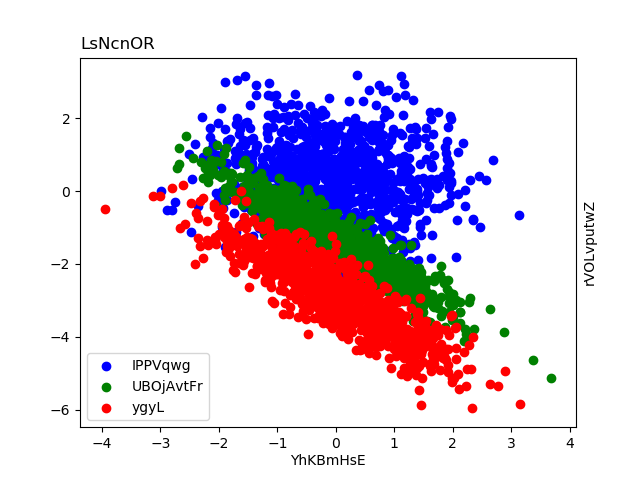
#> input picture images/example.png, 640 x 480 px
$ python -i seg_img.py   (imports and definitions only)
#> lines starting #> are read from the running program, lines starting #| are printed output that depends on the picture
#> in segmentImg, graph is the input picture: shape (480, 640, 3); mean B, G, R 224.6, 211, 222.9
### k_means_clustering.py
from PIL import Image
from sklearn.cluster import MiniBatchKMeans as miniKMeans
from sklearn.cluster import KMeans
import numpy as np
import warnings
from kneed import KneeLocator
import time


# [11 lines left out: function clusterCounts, not called in this run]


def elbowM(arr, kneedleBasic=False):
    """A function that uses the modified version of the
        elbow method to determine an appropriate choice for k

    Parameters:
    -----------
    arr: an image array
    kneedleBasic: bool, a tag to specify whether or not to only use the
        basic kneedle algorithm without our modified algorithm on top

    Returns:
    --------
    kval: int, the appropriate value of k to use for k-means
    """

    with warnings.catch_warnings():
        warnings.simplefilter("ignore")
        arr = arr.reshape((arr.shape[0] * arr.shape[1], 3))
        maxk = 8
        y = []
        for i in range(1,maxk+1):
            kmeans = miniKMeans(n_clusters=i, batch_size=1000) # larger batch size gives faster results
            kmeans_fit_time = time.time()
            kmeans.fit(arr)
            #print('kmeans_fit_time', time.time() - kmeans_fit_time)
            y.append(kmeans.inertia_)
        x = range(1, len(y)+1)
        kn = KneeLocator(x, y, S=3.0, online=True, curve='convex', direction='decreasing')

        # for basic kneedle usage
        if kneedleBasic:
            return kn.knee

        if kn.y_normalized[kn.knee-1] < 0.985:#used to be 99
            return kn.knee+1
        else:
            return kn.knee


def KMeansCluster (imageArr):
    """A function to perform the k-means clustering

    This function takes in an image array and returns a clustering object
    """
    im = Image.fromarray(imageArr)
    im.save('k_placeholder.png')
    k = elbowM(imageArr)
    print("k is: " + str(k))
    clt = KMeans(n_clusters = k)
    imageArr = imageArr.reshape((imageArr.shape[0] * imageArr.shape[1], 3))
    clt.fit(imageArr)
    return clt

### seg_img.py
import cv2
import numpy as np
from k_means_clustering import *
from color_processing import *
import time


def sat_thresh_filter(img,thresh):
    """A function to threshold the pixels in an image based
        on the saturation of the given pixel

    For each pixel (in HSV format), if the saturation value is
    above the threshold, set both the saturation and value to
    255 to increase contrast and limit differences within a specific
    hue. If the saturation is below the threshold set the saturation
    to 0 and the value to 255. This changes essentially changes the
    pixel to be white.

    Parameters:
    -----------
    img: an openCV image array
    threshold: int, a threshold for saturation values

    Returns:
    --------
    new_img: the new openCV image array resutling from the thresholding
    """
#> called with thresh = 40

    img = cv2.cvtColor(img, cv2.COLOR_BGR2HSV)
#> img: shape (480, 640, 3); mean H, S, V 12.4, 45.9, 246.5
    new_img = np.empty(img.shape)
    a_rows,a_cols = np.where(img[:,:,1] > thresh)
    new_img[a_rows, a_cols, 0] = img[a_rows, a_cols, 0]
#> new_img: shape (480, 640, 3) float64; mean H, S, V 12, 0, 0
    new_img[a_rows, a_cols, 1] = 255
#> new_img: shape (480, 640, 3) float64; mean H, S, V 12, 48.3, 0
    new_img[a_rows, a_cols, 2] = 255
#> new_img: shape (480, 640, 3) float64; mean H, S, V 12, 48.3, 48.3
    r_rows,r_cols = np.where(img[:,:,1] <= thresh)
    new_img[a_rows, a_cols, 0] = img[a_rows, a_cols, 0]
    new_img[r_rows, r_cols, 1] = 0
    new_img[r_rows, r_cols, 2] = 255
#> new_img: shape (480, 640, 3) float64; mean H, S, V 12, 48.3, 255
    new_img = new_img.astype(np.uint8)
#> new_img: shape (480, 640, 3); mean H, S, V 12, 48.3, 255
    new_img = cv2.cvtColor(new_img, cv2.COLOR_HSV2RGB)
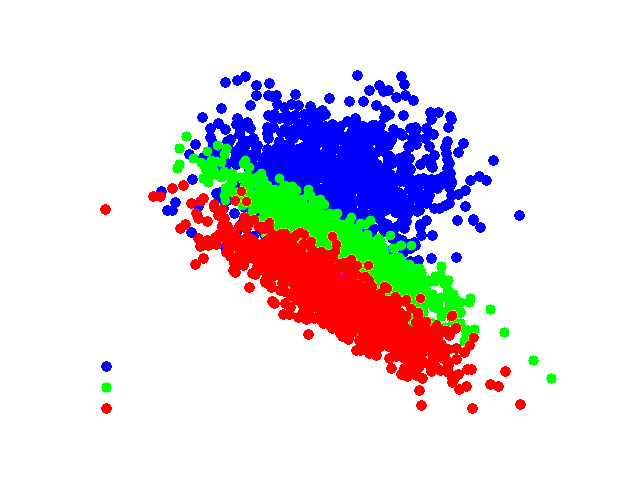
#> new_img: shape (480, 640, 3); mean R, G, B 224.7, 217.1, 227.1
    return new_img

# [16 lines left out: function isGrayish, not called in this run]

# type: img path --> list of color ranges
def idColor(image, preprocess=True, preprocessedImg=None):
    """A function to determine and identify the colors corresponing to series
        in the image of the graph

    Parameters:
    -----------
    image: str, the filepath to the image
    preprocess: bool, whether or not to perform the preprocessing step
        the false setting of this parameter is primarily used for experiments

    Returns:
    --------
    colList: list, a list 3-tuples containing (r,g,b) values for each color
        corresponding to a series in the image of the graph
    """

    # convert image
    image = cv2.imread(image)
    if preprocess:
        image = preprocessedImg
    cluster_start_time = time.time()
    clt = KMeansCluster(image)
#> after the loop in elbowM, `for i in range(1,maxk+1):`: y = [6.55e+09, 3.96e+09, 1.52e+09, 23383235.8, 23382628.1, 23406401.5, 23387029.5, 23382432.9]
    print('cluster total time: ', time.time() - cluster_start_time)
    hist = clusterCounts(clt)
    # determine which colors to segment out
    colList = list()
    maxCol = max(hist) # identify the background color as the most common color so it can be removed
    for (percent, color) in zip(hist, clt.cluster_centers_):
        if (percent != maxCol and isGrayish(color)==False): # accpet colors that are not the background color or "grayish"
            colList.append(color.astype("uint8").tolist())
    return colList

# [101 lines left out: functions rgb_hsv, find_ranges, hsvRange, not called in this run]


def segmentImg(img, preprocess=True):
    '''A function that, given an image path, segments out colors from that image
    '''

    # read in image
    graph = cv2.imread(img)
    if preprocess:
        preprocess_start_time = time.time()
        graph = sat_thresh_filter(graph,40)
        print('preprocess time: ', time.time() - preprocess_start_time)
        colList = idColor(img, preprocess=preprocess, preprocessedImg=graph)
    else:
        colList = idColor(img, preprocess=preprocess)

    # id colors for each series and their corresponding hsv ranges
    colRangeList = hsvRange(colList)

    # convert to hsv image type
    hsv_graph = cv2.cvtColor(graph, cv2.COLOR_RGB2HSV)

    # create new image arrays for each color where all pixels in the
    # corresponding range are segmented out (and background is all black pixels)
    results = list()
    for i,rngSet in enumerate(colRangeList):
        masks = list()
        for (ll,ul) in rngSet:
            masks.append(cv2.inRange(hsv_graph, ll, ul))
        maskFinal = masks[0]
        for j in range(1,len(masks)):
            maskFinal = maskFinal + masks[j]
        results.append((cv2.bitwise_and(graph, graph, mask=maskFinal), colList[i]))

    return results

#> (the run stopped early here; a loop or call above may not have finished)
